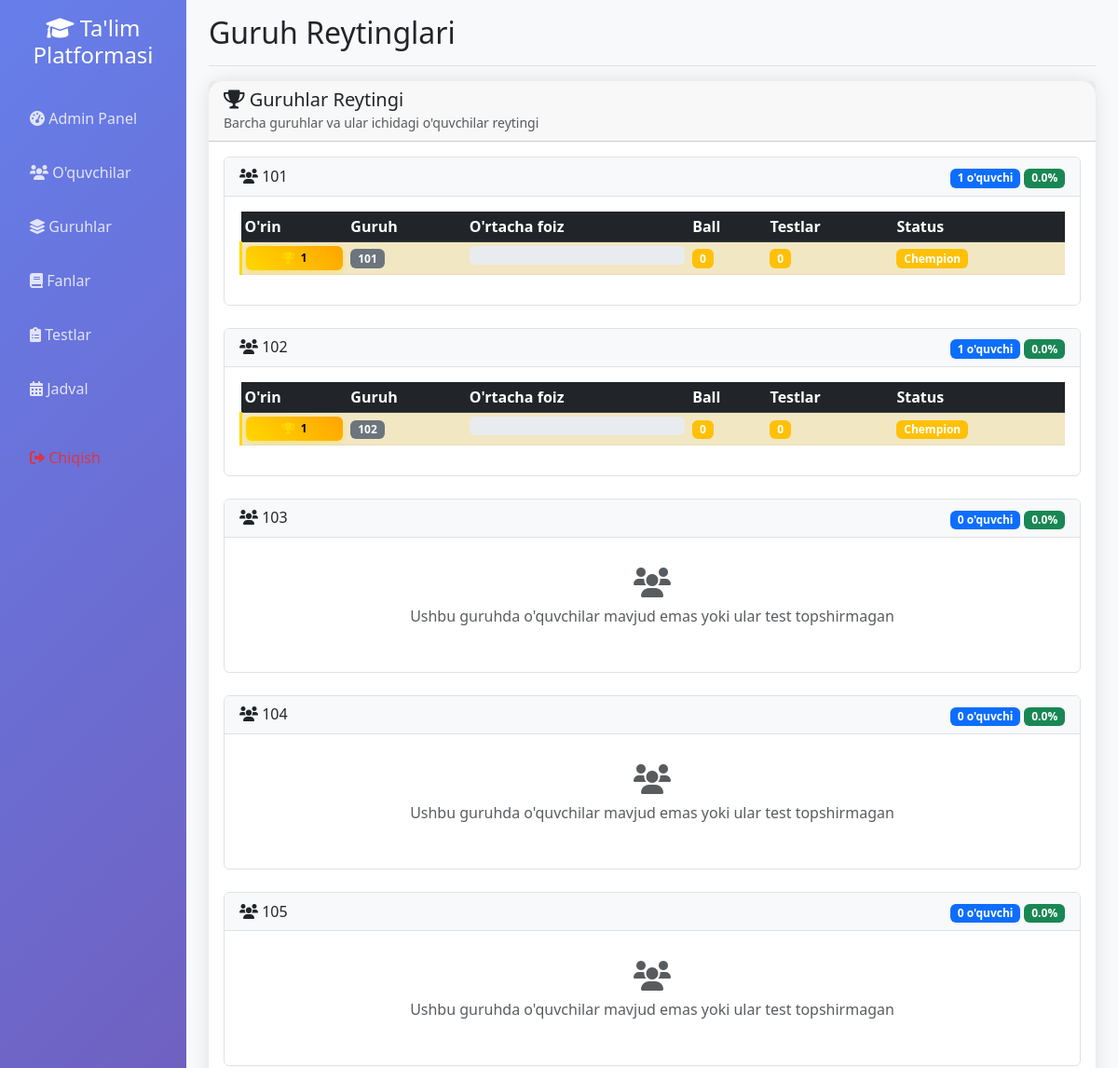
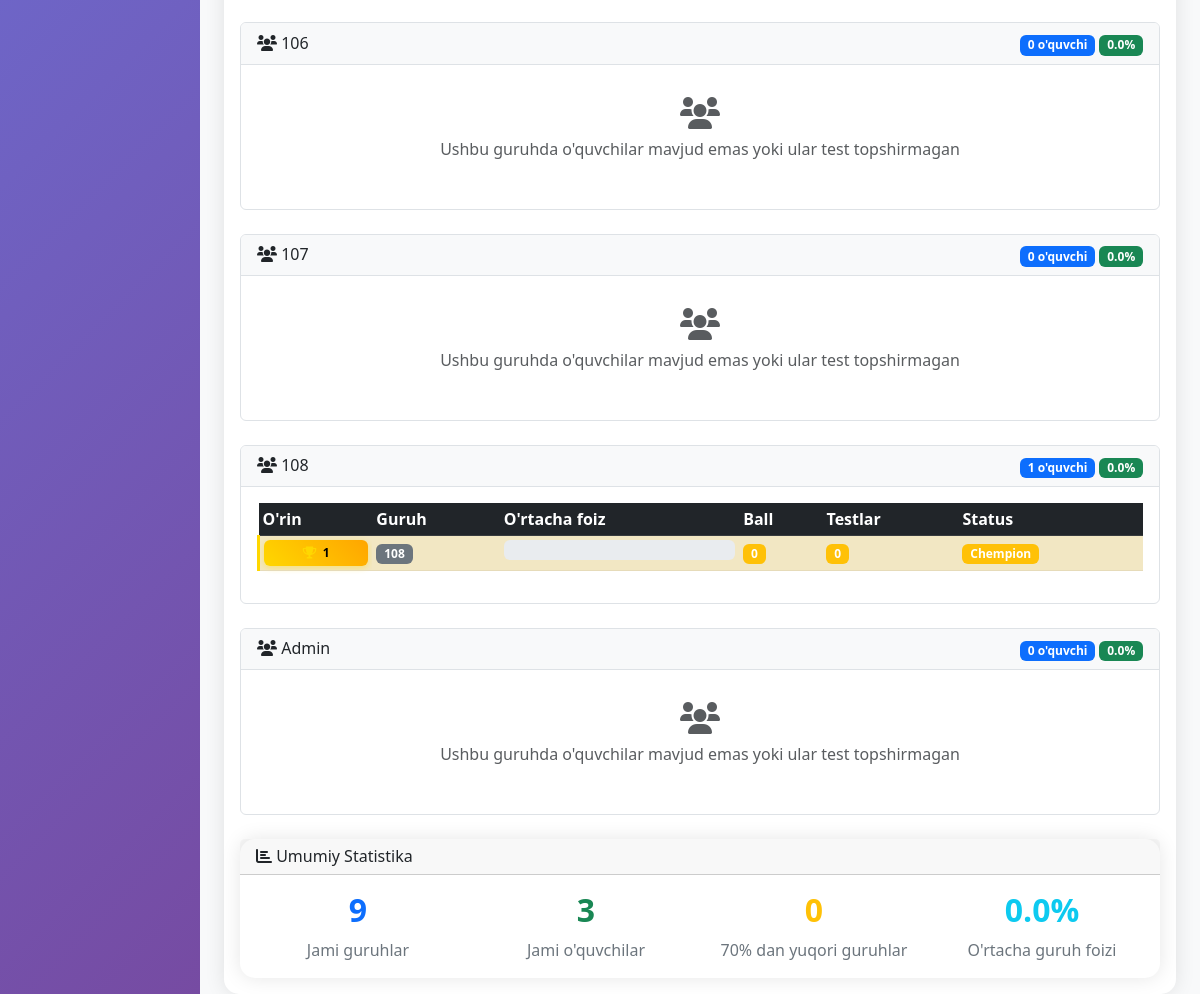
The page /group_rating (signed in) on the database its author committed (2 pictures, top to bottom).
### app.py (models this page shows)
class Group(db.Model):
    id = db.Column(db.Integer, primary_key=True)
    name = db.Column(db.String(50), unique=True, nullable=False)
    description = db.Column(db.Text)
    total_score = db.Column(db.Integer, default=0)
    leader = db.relationship('User', backref=db.backref('led_group', overlaps="students"), foreign_keys=[User.group_id], uselist=False, overlaps="group,students")
    schedules = db.relationship('Schedule', backref='group', lazy=True)

### app.py (the view)
@app.route('/group_rating')
def group_rating():
    if not session.get('logged_in', False):
        return redirect(url_for('login'))
    user = User.query.get(session['user_id'])
    groups = Group.query.all()
    group_data = []
    for group in groups:
        group_leader = User.query.filter_by(group_id=group.id, is_group_leader=True).first()
        regular_students = User.query.filter_by(group_id=group.id, is_admin=False, is_group_leader=False).all()
        total_students = len(regular_students)
        student_rankings = []
        for student in regular_students:
            results = TestResult.query.filter_by(user_id=student.id).all()
            avg_percentage = 0
            if results:
                avg_percentage = sum(r.percentage for r in results) / len(results)
            total_points = sum(r.points_earned for r in results)
            student_rankings.append({
                'student': student,
                'avg_percentage': avg_percentage,
                'total_points': total_points,
                'total_tests': len(results)
            })
        student_rankings.sort(key=lambda x: x['avg_percentage'], reverse=True)
        for i, ranking in enumerate(student_rankings, 1):
            ranking['rank'] = i
        student_ids = [s.id for s in regular_students]
        test_results = TestResult.query.filter(TestResult.user_id.in_(student_ids)).all()
        avg_percentage = 0
        if test_results:
            avg_percentage = sum(r.percentage for r in test_results) / len(test_results)
        group_data.append({
            'group': group,
            'group_leader': group_leader,
            'total_students': total_students,
            'avg_percentage': avg_percentage,
            'total_tests': len(test_results),
            'student_rankings': student_rankings
        })
    group_data.sort(key=lambda x: x['avg_percentage'], reverse=True)
    return render_template('group_rating.html', group_data=group_data)

### app.py (called while the page is built, shortened)
@app.context_processor
def inject_user():
    class CurrentUser:
        def __init__(self):
            self.is_authenticated = session.get('logged_in', False)
            self.is_admin = session.get('is_admin', False)
            self.is_group_leader = session.get('is_group_leader', False)
            self.username = session.get('username', '')
            self.id = session.get('user_id', None)
    return dict(current_user=CurrentUser())

### templates/group_rating.html (shortened to what this page needs)
{% extends "base.html" %}
{% block page_title %}Guruh Reytinglari{% endblock %}
{% block content %}
<div class="row">
    <div class="col-12">
        <div class="card">
            <div class="card-header">
                <h5 class="mb-0">
                    <i class="fas fa-trophy"></i> Guruhlar Reytingi
                </h5>
                <small class="text-muted">Barcha guruhlar va ular ichidagi o'quvchilar reytingi</small>
            </div>
            <div class="card-body">
                {% if group_data %}
                    {% for group_info in group_data %}
                    <div class="group-rating-card mb-4">
                        <div class="card-header d-flex justify-content-between align-items-center">
                            <div>
                                <h6 class="mb-0">
                                    <i class="fas fa-users"></i> {{ group_info.group.name }}
                                </h6>
                            </div>
                            <div>
                                <span class="badge bg-primary">{{ group_info.total_students }} o'quvchi</span>
                                <span class="badge bg-success">{{ "%.1f"|format(group_info.avg_percentage) }}%</span>
                            </div>
                        </div>
                        <div class="card-body">
                            {% if group_info.student_rankings %}
                                <div class="table-responsive">
                                    <table class="table table-sm table-striped">
                                        <thead class="table-dark">
                                            <tr>
                                                <th>O'rin</th>
                                                <th>Guruh</th>
                                                <th>O'rtacha foiz</th>
                                                <th>Ball</th>
                                                <th>Testlar</th>
                                                <th>Status</th>
                                            </tr>
                                        </thead>
                                        <tbody>
                                            {% for student in group_info.student_rankings %}
                                            <tr class="{% if student.rank == 1 %}table-warning{% elif student.rank == 2 %}table-secondary{% elif student.rank == 3 %}table-info{% endif %}">
                                                <td>
                                                    {% if student.rank == 1 %}
                                                        <div class="rank-badge gold">
                                                            <i class="fas fa-trophy"></i> {{ student.rank }}
                                                        </div>
                                                    {% elif student.rank == 2 %}
                                                        <div class="rank-badge silver">
                                                            <i class="fas fa-medal"></i> {{ student.rank }}
                                                        </div>
                                                    {% elif student.rank == 3 %}
                                                        <div class="rank-badge bronze">
                                                            <i class="fas fa-medal"></i> {{ student.rank }}
                                                        </div>
                                                    {% else %}
                                                        <span class="badge bg-secondary">{{ student.rank }}</span>
                                                    {% endif %}
                                                </td>
                                                <td>
                                                    <span class="badge bg-secondary">{{ student.student.group.name if student.student.group else 'Guruh yo\'q' }}</span>
                                                </td>
                                                <td>
                                                    <div class="progress" style="height: 20px; min-width: 100px;">
                                                    </div>
                                                </td>
                                                <td>
                                                    <span class="badge bg-{{ 'warning' if student.rank <= 3 else 'success' }}">{{ student.total_points }}</span>
                                                </td>
                                                <td>
                                                    <span class="badge bg-{{ 'warning' if student.rank <= 3 else 'info' }}">{{ student.total_tests }}</span>
                                                </td>
                                                <td>
                                                    {% if student.rank == 1 %}
                                                        <span class="badge bg-warning">Chempion</span>
                                                    {% elif student.rank == 2 %}
                                                        <span class="badge bg-secondary">Vitse-chempion</span>
                                                    {% elif student.rank == 3 %}
                                                        <span class="badge bg-info">Bronza</span>
                                                    {% elif student.avg_percentage >= 90 %}
                                                        <span class="badge bg-success">A'lo</span>
                                                    {% elif student.avg_percentage >= 75 %}
                                                        <span class="badge bg-primary">Yaxshi</span>
                                                    {% elif student.avg_percentage >= 60 %}
                                                        <span class="badge bg-warning">Qoniqarli</span>
                                                    {% elif student.avg_percentage > 0 %}
                                                        <span class="badge bg-danger">Qoniqarsiz</span>
                                                    {% else %}
                                                        <span class="badge bg-secondary">Test yo'q</span>
                                                    {% endif %}
                                                </td>
                                            </tr>
                                            {% endfor %}
                                        </tbody>
                                    </table>
                                </div>
                            {% else %}
                                <div class="text-center text-muted py-3">
                                    <i class="fas fa-users fa-2x mb-2"></i>
                                    <p>Ushbu guruhda o'quvchilar mavjud emas yoki ular test topshirmagan</p>
                                </div>
                            {% endif %}
                        </div>
                    </div>
                    {% endfor %}
                    <div class="row mt-4">
                        <div class="col-md-12">
                            <div class="card">
                                <div class="card-header">
                                    <h6 class="mb-0">
                                        <i class="fas fa-chart-bar"></i> Umumiy Statistika
                                    </h6>
                                </div>
                                <div class="card-body">
                                    <div class="row text-center">
                                        <div class="col-md-3">
                                            <div class="stat-item">
                                                <h5 class="text-primary">{{ group_data|length }}</h5>
                                                <p>Jami guruhlar</p>
                                            </div>
                                        </div>
                                        <div class="col-md-3">
                                            <div class="stat-item">
                                                <h5 class="text-success">{{ group_data|sum(attribute='total_students') }}</h5>
                                                <p>Jami o'quvchilar</p>
                                            </div>
                                        </div>
                                        <div class="col-md-3">
                                            <div class="stat-item">
                                                <h5 class="text-warning">{{ group_data|selectattr('avg_percentage', 'ge', 70)|list|length }}</h5>
                                                <p>70% dan yuqori guruhlar</p>
                                            </div>
                                        </div>
                                        <div class="col-md-3">
                                            <div class="stat-item">
                                                <h5 class="text-info">{{ "%.1f"|format((group_data|sum(attribute='avg_percentage') / group_data|length)) }}%</h5>
                                                <p>O'rtacha guruh foizi</p>
                                            </div>
                                        </div>
                                    </div>
                                </div>
                            </div>
                        </div>
                    </div>
                {% endif %}
            </div>
        </div>
    </div>
</div>
{% endblock %}

### templates/base.html (style rules this page uses)
.card { border: none; border-radius: 15px; box-shadow: 0 0 20px rgba(0,0,0,0.1); transition: transform 0.3s; }

### templates/group_rating.html (style rules this page uses)
.group-rating-card { border: 1px solid #dee2e6; border-radius: 0.375rem; }
.group-rating-card .card-header { background-color: #f8f9fa; border-bottom: 1px solid #dee2e6; }
.progress { min-width: 100px; }
.badge { font-size: 0.75em; }
.stat-item h5 { font-size: 2rem; font-weight: bold; margin-bottom: 0.5rem; }
.stat-item p { margin: 0; color: #6c757d; }
.rank-badge { padding: 0.25rem 0.5rem; border-radius: 0.375rem; font-weight: bold; font-size: 0.75em; text-align: center; min-width: 40px; }
.rank-badge.gold { background: linear-gradient(45deg, #FFD700, #FFA500); color: #000; box-shadow: 0 2px 6px rgba(255, 215, 0, 0.4); }
.table-warning { background-color: rgba(255, 193, 7, 0.15) !important; border-left: 3px solid #FFD700; }
.table-warning td, .table-secondary td, .table-info td { font-weight: 500; }
.rank-badge i { margin-right: 0.2rem; }
.rank-badge.gold i { color: #FFD700; animation: shine 2s infinite; }

### rows shown on the page
Group: group.name "101", student.group "101"
Group: group.name "102", student.group "102"
Group: group.name "103"
Group: group.name "104"
Group: group.name "105"
Group: group.name "106"
Group: group.name "107"
Group: group.name "108", student.group "108"
Group: group.name "Admin"

### other values the page prints
{{ group_info.total_students }} "1" "1" "0" "0" "0" "0" "0" "1" "0"
{{ "%.1f"|format(group_info.avg_percentage) }} "0.0" "0.0" "0.0" "0.0" "0.0" "0.0" "0.0" "0.0" "0.0"
{{ student.rank }} "1" "1" "1"
{{ student.total_points }} "0" "0" "0"
{{ student.total_tests }} "0" "0" "0"
{{ group_data|length }} "9"
{{ group_data|sum(attribute='total_students') }} "3"
{{ group_data|selectattr('avg_percentage', 'ge', 70)|list|length }} "0"
